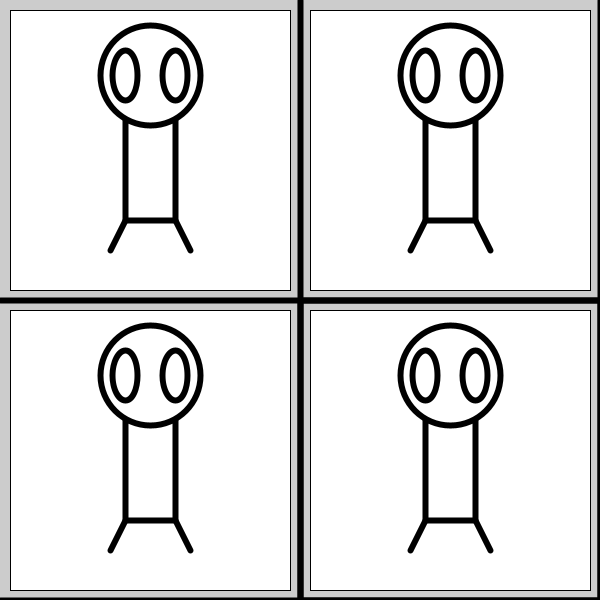
Frame 1 (no input)
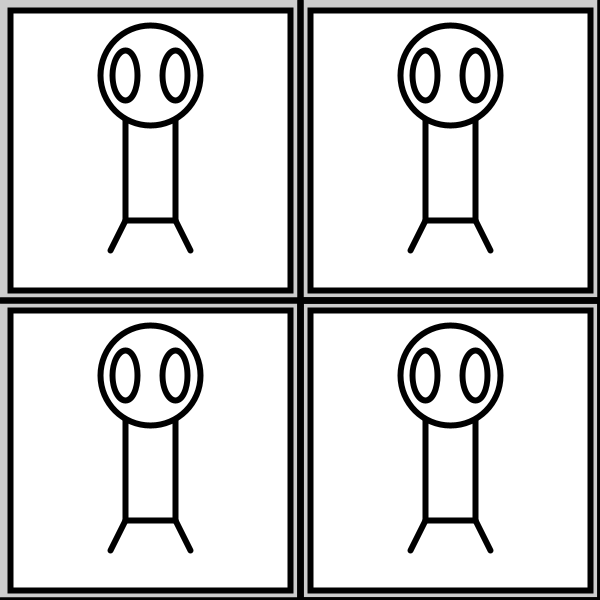
Frame 2 (the mouse pressed at the canvas centre, redrawn once)

The Processing sketch that drew these frames (run headless with seeded random() and noise(); the mouse was pressed at the canvas centre and the sketch redrawn once):

// Processing sketch: AlienMan
// ── AlienMan.pde
int x=0;
int y=0;
void setup(){
  size (600,600);
  noLoop();
}

void draw(){
  //lav rammer til billederne
  frameFunction(0,0);
  frameFunction(300,0);

  frameFunction(0,300);
  frameFunction(300,300);
  
  //tegn aliensne
  drawAlien(x,y);
  drawAlien(x+300,y);
  drawAlien(x,y+300);
  drawAlien(x+300,y+300);
}

void frameFunction(int x, int y ){
  rect(10+x,10+y,280,280);
}

void drawAlien(int x, int y){

  strokeWeight(6);
  line(x+300,y,x+300,y+600);
  line (x+0,y+300,x+600,y+300);

  rect(x+125,y+120,50,100);

  circle(x+150,y+75,100);

  line(x+125,y+220,x+110,y+250);
  line(x+175,y+220,x+190,y+250);
  
  ellipse(x+125, y+75, 25, 50);
  ellipse(x+175, y+75, 25, 50);
}

//opgaven er lavet sammen med https://github.com/peterb321
